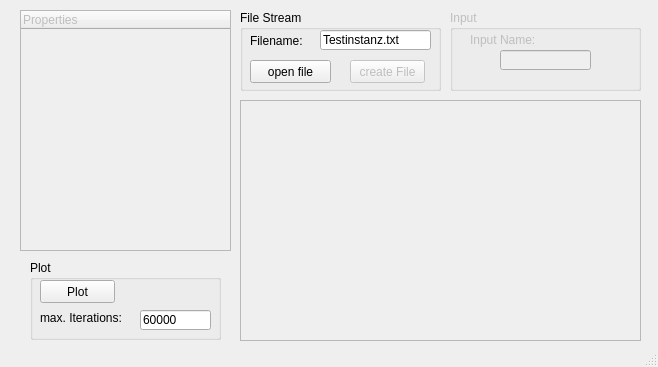
<?xml version="1.0" encoding="UTF-8"?>
<ui version="4.0">
 <class>MainWindow</class>
 <widget class="QMainWindow" name="MainWindow">
  <property name="geometry">
   <rect>
    <x>0</x>
    <y>0</y>
    <width>658</width>
    <height>367</height>
   </rect>
  </property>
  <property name="windowTitle">
   <string>MainWindow</string>
  </property>
  <widget class="QWidget" name="centralWidget">
   <widget class="QTreeWidget" name="treeWidget_parameters">
    <property name="enabled">
     <bool>false</bool>
    </property>
    <property name="geometry">
     <rect>
      <x>20</x>
      <y>10</y>
      <width>211</width>
      <height>241</height>
     </rect>
    </property>
    <column>
     <property name="text">
      <string notr="true">Properties</string>
     </property>
    </column>
   </widget>
   <widget class="QGroupBox" name="groupBox_Input">
    <property name="enabled">
     <bool>false</bool>
    </property>
    <property name="geometry">
     <rect>
      <x>450</x>
      <y>10</y>
      <width>191</width>
      <height>81</height>
     </rect>
    </property>
    <property name="title">
     <string>Input</string>
    </property>
    <widget class="QLabel" name="label_InputName">
     <property name="geometry">
      <rect>
       <x>20</x>
       <y>20</y>
       <width>131</width>
       <height>20</height>
      </rect>
     </property>
     <property name="text">
      <string>Input Name:</string>
     </property>
    </widget>
    <widget class="QLineEdit" name="lineEdit_Input">
     <property name="geometry">
      <rect>
       <x>50</x>
       <y>40</y>
       <width>91</width>
       <height>20</height>
      </rect>
     </property>
    </widget>
   </widget>
   <widget class="QGroupBox" name="groupBox_FileStream">
    <property name="geometry">
     <rect>
      <x>240</x>
      <y>10</y>
      <width>201</width>
      <height>81</height>
     </rect>
    </property>
    <property name="title">
     <string>File Stream</string>
    </property>
    <widget class="QPushButton" name="pushButton_create_File">
     <property name="enabled">
      <bool>false</bool>
     </property>
     <property name="geometry">
      <rect>
       <x>110</x>
       <y>50</y>
       <width>75</width>
       <height>23</height>
      </rect>
     </property>
     <property name="text">
      <string>create File</string>
     </property>
    </widget>
    <widget class="QPushButton" name="pushButton_load_File">
     <property name="geometry">
      <rect>
       <x>10</x>
       <y>50</y>
       <width>81</width>
       <height>23</height>
      </rect>
     </property>
     <property name="text">
      <string>open file</string>
     </property>
    </widget>
    <widget class="QLabel" name="label_FileName">
     <property name="geometry">
      <rect>
       <x>10</x>
       <y>20</y>
       <width>61</width>
       <height>21</height>
      </rect>
     </property>
     <property name="text">
      <string>Filename:</string>
     </property>
    </widget>
    <widget class="QLineEdit" name="lineEdit_FileName">
     <property name="enabled">
      <bool>true</bool>
     </property>
     <property name="geometry">
      <rect>
       <x>80</x>
       <y>20</y>
       <width>111</width>
       <height>20</height>
      </rect>
     </property>
     <property name="text">
      <string>Testinstanz.txt</string>
     </property>
    </widget>
   </widget>
   <widget class="QGroupBox" name="groupBox_Plot">
    <property name="enabled">
     <bool>true</bool>
    </property>
    <property name="geometry">
     <rect>
      <x>30</x>
      <y>260</y>
      <width>191</width>
      <height>80</height>
     </rect>
    </property>
    <property name="title">
     <string>Plot</string>
    </property>
    <widget class="QLineEdit" name="lineEdit_maxIterations">
     <property name="geometry">
      <rect>
       <x>110</x>
       <y>50</y>
       <width>71</width>
       <height>20</height>
      </rect>
     </property>
     <property name="text">
      <string>60000</string>
     </property>
    </widget>
    <widget class="QLabel" name="label_maxIterations">
     <property name="geometry">
      <rect>
       <x>10</x>
       <y>50</y>
       <width>81</width>
       <height>16</height>
      </rect>
     </property>
     <property name="text">
      <string>max. Iterations:</string>
     </property>
    </widget>
    <widget class="QPushButton" name="pushButton_plot">
     <property name="enabled">
      <bool>true</bool>
     </property>
     <property name="geometry">
      <rect>
       <x>10</x>
       <y>20</y>
       <width>75</width>
       <height>23</height>
      </rect>
     </property>
     <property name="text">
      <string>Plot</string>
     </property>
    </widget>
   </widget>
   <widget class="QTableWidget" name="tableWidget_Fitness">
    <property name="enabled">
     <bool>false</bool>
    </property>
    <property name="geometry">
     <rect>
      <x>240</x>
      <y>100</y>
      <width>401</width>
      <height>241</height>
     </rect>
    </property>
    <property name="mouseTracking">
     <bool>false</bool>
    </property>
    <property name="editTriggers">
     <set>QAbstractItemView::NoEditTriggers</set>
    </property>
    <property name="dragEnabled">
     <bool>false</bool>
    </property>
    <property name="alternatingRowColors">
     <bool>true</bool>
    </property>
   </widget>
  </widget>
  <widget class="QStatusBar" name="statusBar"/>
 </widget>
 <layoutdefault spacing="6" margin="11"/>
 <tabstops>
  <tabstop>pushButton_plot</tabstop>
  <tabstop>pushButton_load_File</tabstop>
  <tabstop>lineEdit_FileName</tabstop>
  <tabstop>treeWidget_parameters</tabstop>
 </tabstops>
 <resources/>
 <connections/>
</ui>
